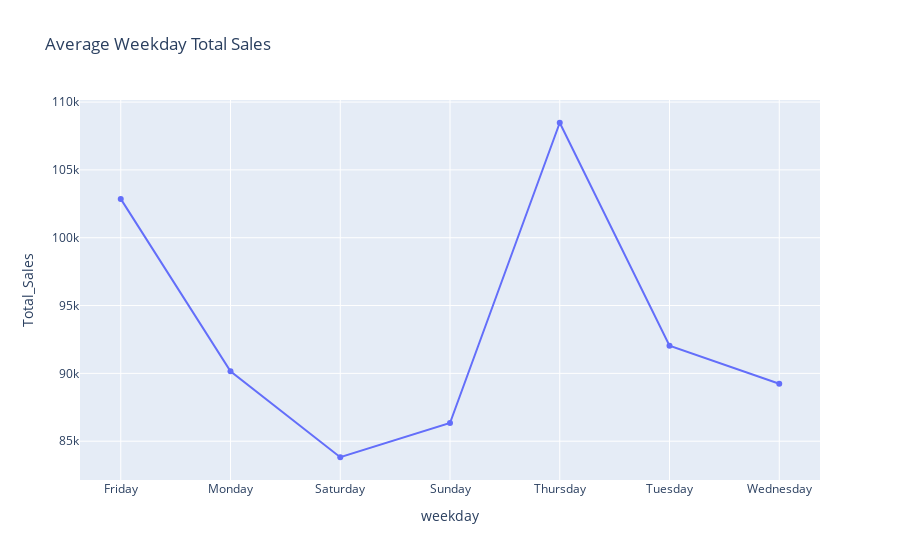

This figure's notebook cell:
### Markdown cell above
### Average Weekday Total Sales

### Code cell
x=df_forecast.groupby('weekday')[['Total_Sales']].mean()
fig=px.line(x,x=x.index,y='Total_Sales', title = 'Average Weekday Total Sales', markers = True)
fig.show()

### Figure 1 — Plotly figure (JSON) as saved in the notebook; plotly's stock layout.template omitted (floating-point values rounded to 4 significant figures)
{"data": [{"hovertemplate": "weekday=%{x}<br>Total_Sales=%{y}<extra></extra>", "legendgroup": "", "line": {"color": "#636efa", "dash": "solid"}, "marker": {"symbol": "circle"}, "mode": "lines+markers", "name": "", "orientation": "v", "showlegend": false, "type": "scatter", "x": ["Friday", "Monday", "Saturday", "Sunday", "Thursday", "Tuesday", "Wednesday"], "xaxis": "x", "y": [102900.0, 90160.0, 83820.0, 86340.0, 108500.0, 92040.0, 89240.0], "yaxis": "y"}], "layout": {"legend": {"tracegroupgap": 0}, "title": {"text": "Average Weekday Total Sales"}, "xaxis": {"anchor": "y", "domain": [0, 1], "title": {"text": "weekday"}}, "yaxis": {"anchor": "x", "domain": [0, 1], "title": {"text": "Total_Sales"}}}}
